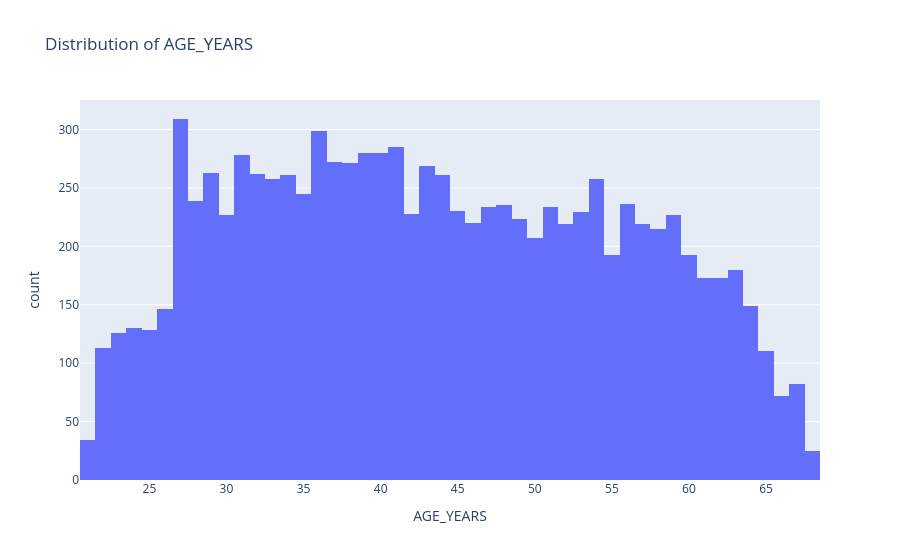
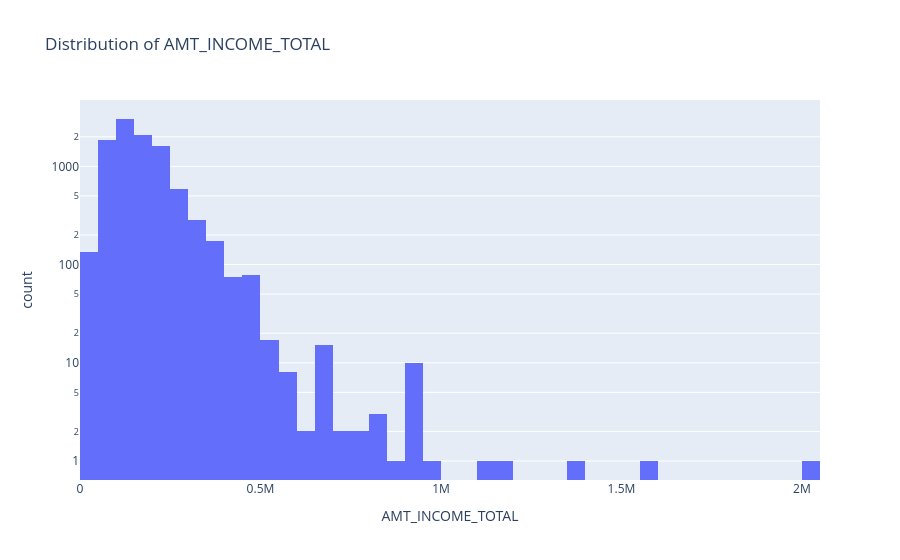
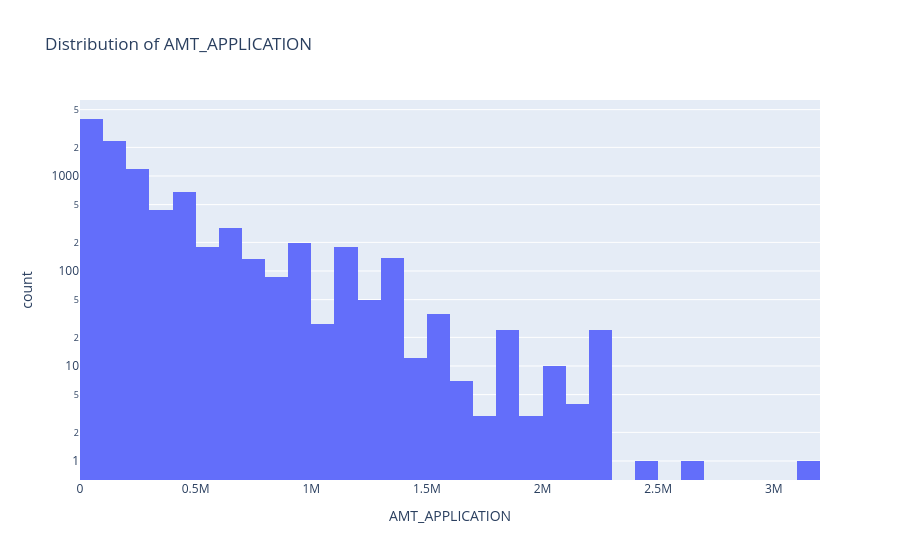
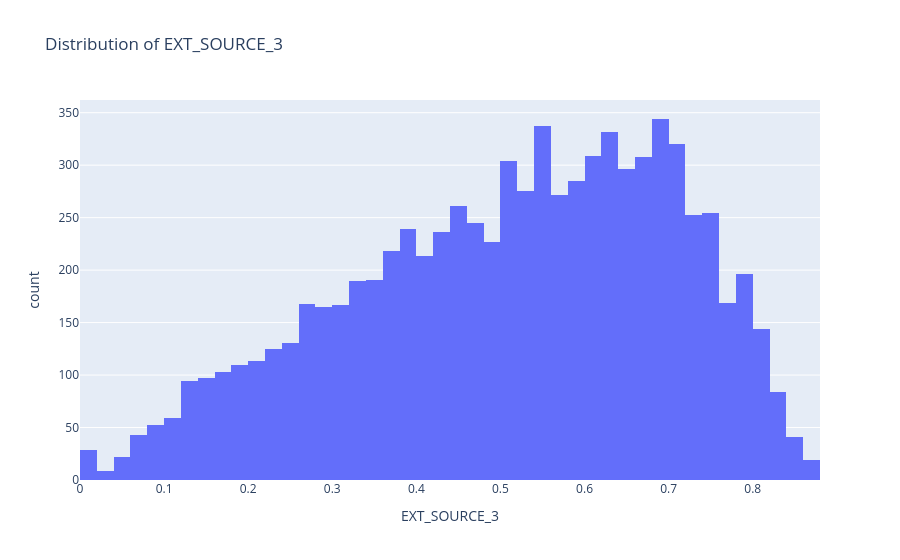

Here is the notebook cell these charts were saved with, in order:
### Markdown cell above
### Univariate Analysis

### Code cell
# Distribution of 6 key columns (10K sample → light notebook)
for col in ['AGE_YEARS', 'AMT_INCOME_TOTAL', 'AMT_APPLICATION', 'EXT_SOURCE_3', 'CNT_PAYMENT', 'MONTH_EMPLOYED']:
    px.histogram(data_frame= df_sample, x= col, nbins= 50, title= f'Distribution of {col}',
                 log_y= col in ['AMT_INCOME_TOTAL', 'AMT_APPLICATION']).show()

### Figure 1 — Plotly figure (JSON) as saved in the notebook; plotly's stock layout.template omitted (floating-point values rounded to 4 significant figures; data arrays with more than 128 entries replaced by an {"elided": "..."} marker saying what was removed)
{"data": [{"bingroup": "x", "hovertemplate": "AGE_YEARS=%{x}<br>count=%{y}<extra></extra>", "legendgroup": "", "marker": {"color": "#636efa", "pattern": {"shape": ""}}, "name": "", "nbinsx": 50, "orientation": "v", "showlegend": false, "type": "histogram", "x": {"elided": "10000 int values"}, "xaxis": "x", "yaxis": "y"}], "layout": {"barmode": "relative", "legend": {"tracegroupgap": 0}, "title": {"text": "Distribution of AGE_YEARS"}, "xaxis": {"anchor": "y", "domain": [0, 1], "title": {"text": "AGE_YEARS"}}, "yaxis": {"anchor": "x", "domain": [0, 1], "title": {"text": "count"}}}}

### Figure 2 — Plotly figure (JSON) as saved in the notebook; plotly's stock layout.template omitted (floating-point values rounded to 4 significant figures; data arrays with more than 128 entries replaced by an {"elided": "..."} marker saying what was removed)
{"data": [{"bingroup": "x", "hovertemplate": "AMT_INCOME_TOTAL=%{x}<br>count=%{y}<extra></extra>", "legendgroup": "", "marker": {"color": "#636efa", "pattern": {"shape": ""}}, "name": "", "nbinsx": 50, "orientation": "v", "showlegend": false, "type": "histogram", "x": {"elided": "10000 float values"}, "xaxis": "x", "yaxis": "y"}], "layout": {"barmode": "relative", "legend": {"tracegroupgap": 0}, "title": {"text": "Distribution of AMT_INCOME_TOTAL"}, "xaxis": {"anchor": "y", "domain": [0, 1], "title": {"text": "AMT_INCOME_TOTAL"}}, "yaxis": {"anchor": "x", "domain": [0, 1], "title": {"text": "count"}, "type": "log"}}}

### Figure 3 — Plotly figure (JSON) as saved in the notebook; plotly's stock layout.template omitted (floating-point values rounded to 4 significant figures; data arrays with more than 128 entries replaced by an {"elided": "..."} marker saying what was removed)
{"data": [{"bingroup": "x", "hovertemplate": "AMT_APPLICATION=%{x}<br>count=%{y}<extra></extra>", "legendgroup": "", "marker": {"color": "#636efa", "pattern": {"shape": ""}}, "name": "", "nbinsx": 50, "orientation": "v", "showlegend": false, "type": "histogram", "x": {"elided": "10000 float values"}, "xaxis": "x", "yaxis": "y"}], "layout": {"barmode": "relative", "legend": {"tracegroupgap": 0}, "title": {"text": "Distribution of AMT_APPLICATION"}, "xaxis": {"anchor": "y", "domain": [0, 1], "title": {"text": "AMT_APPLICATION"}}, "yaxis": {"anchor": "x", "domain": [0, 1], "title": {"text": "count"}, "type": "log"}}}

### Figure 4 — Plotly figure (JSON) as saved in the notebook; plotly's stock layout.template omitted (floating-point values rounded to 4 significant figures; data arrays with more than 128 entries replaced by an {"elided": "..."} marker saying what was removed)
{"data": [{"bingroup": "x", "hovertemplate": "EXT_SOURCE_3=%{x}<br>count=%{y}<extra></extra>", "legendgroup": "", "marker": {"color": "#636efa", "pattern": {"shape": ""}}, "name": "", "nbinsx": 50, "orientation": "v", "showlegend": false, "type": "histogram", "x": {"elided": "10000 float values"}, "xaxis": "x", "yaxis": "y"}], "layout": {"barmode": "relative", "legend": {"tracegroupgap": 0}, "title": {"text": "Distribution of EXT_SOURCE_3"}, "xaxis": {"anchor": "y", "domain": [0, 1], "title": {"text": "EXT_SOURCE_3"}}, "yaxis": {"anchor": "x", "domain": [0, 1], "title": {"text": "count"}}}}
